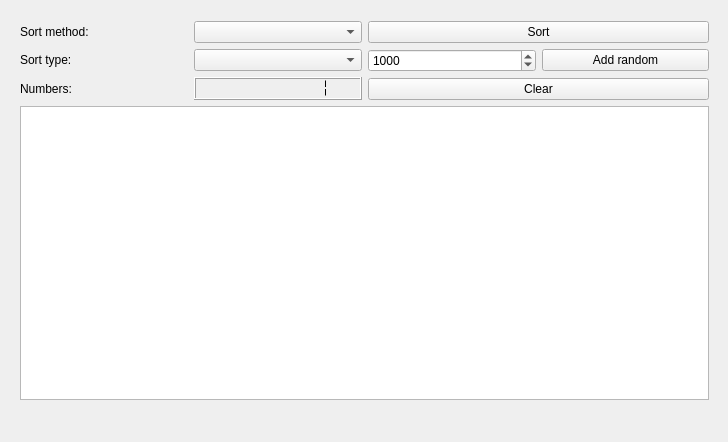
<?xml version="1.0" encoding="UTF-8"?>
<ui version="4.0">
 <class>MainWindow</class>
 <widget class="QMainWindow" name="MainWindow">
  <property name="geometry">
   <rect>
    <x>0</x>
    <y>0</y>
    <width>728</width>
    <height>442</height>
   </rect>
  </property>
  <property name="minimumSize">
   <size>
    <width>728</width>
    <height>442</height>
   </size>
  </property>
  <property name="maximumSize">
   <size>
    <width>728</width>
    <height>442</height>
   </size>
  </property>
  <property name="baseSize">
   <size>
    <width>100</width>
    <height>0</height>
   </size>
  </property>
  <property name="windowTitle">
   <string>Sort</string>
  </property>
  <widget class="QWidget" name="centralWidget">
   <widget class="QWidget" name="verticalLayoutWidget">
    <property name="geometry">
     <rect>
      <x>9</x>
      <y>10</y>
      <width>711</width>
      <height>421</height>
     </rect>
    </property>
    <layout class="QVBoxLayout" name="verticalLayout">
     <property name="sizeConstraint">
      <enum>QLayout::SetMaximumSize</enum>
     </property>
     <item>
      <layout class="QHBoxLayout" name="horizontalLayout">
       <item>
        <layout class="QVBoxLayout" name="left">
         <item>
          <layout class="QHBoxLayout" name="horizontalLayout_2">
           <item>
            <widget class="QLabel" name="sortMethodLabel">
             <property name="text">
              <string>Sort method:</string>
             </property>
            </widget>
           </item>
           <item>
            <widget class="QComboBox" name="sortMethod"/>
           </item>
          </layout>
         </item>
         <item>
          <layout class="QHBoxLayout" name="horizontalLayout_5">
           <item>
            <widget class="QLabel" name="label">
             <property name="text">
              <string>Sort type:</string>
             </property>
            </widget>
           </item>
           <item>
            <widget class="QComboBox" name="sortType"/>
           </item>
          </layout>
         </item>
         <item>
          <layout class="QHBoxLayout" name="horizontalLayout_3">
           <item>
            <widget class="QLabel" name="numbersLabel">
             <property name="text">
              <string>Numbers:</string>
             </property>
            </widget>
           </item>
           <item>
            <widget class="QLCDNumber" name="numbersSize">
             <property name="smallDecimalPoint">
              <bool>false</bool>
             </property>
             <property name="digitCount">
              <number>10</number>
             </property>
             <property name="mode">
              <enum>QLCDNumber::Dec</enum>
             </property>
             <property name="segmentStyle">
              <enum>QLCDNumber::Flat</enum>
             </property>
             <property name="intValue" stdset="0">
              <number>1</number>
             </property>
            </widget>
           </item>
          </layout>
         </item>
        </layout>
       </item>
       <item>
        <layout class="QVBoxLayout" name="right">
         <item>
          <widget class="QPushButton" name="sortButton">
           <property name="styleSheet">
            <string notr="true"/>
           </property>
           <property name="text">
            <string>Sort</string>
           </property>
          </widget>
         </item>
         <item>
          <layout class="QHBoxLayout" name="horizontalLayout_4">
           <item>
            <widget class="QSpinBox" name="addCount">
             <property name="maximum">
              <number>100000</number>
             </property>
             <property name="singleStep">
              <number>1000</number>
             </property>
             <property name="value">
              <number>1000</number>
             </property>
            </widget>
           </item>
           <item>
            <widget class="QPushButton" name="generateButton">
             <property name="text">
              <string>Add random</string>
             </property>
            </widget>
           </item>
          </layout>
         </item>
         <item>
          <widget class="QPushButton" name="clearButton">
           <property name="text">
            <string>Clear</string>
           </property>
          </widget>
         </item>
        </layout>
       </item>
      </layout>
     </item>
     <item>
      <widget class="QPlainTextEdit" name="numbers"/>
     </item>
     <item>
      <layout class="QGridLayout" name="gridLayout">
       <item row="0" column="0" alignment="Qt::AlignRight">
        <widget class="QLabel" name="lastTimeLabel">
         <property name="text">
          <string/>
         </property>
        </widget>
       </item>
      </layout>
     </item>
    </layout>
   </widget>
  </widget>
 </widget>
 <layoutdefault spacing="6" margin="11"/>
 <resources/>
 <connections/>
</ui>
